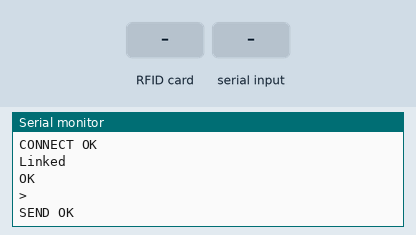
Bench run of a sketch on a simulated ESP32-S3. Shown: the last lines printed to the serial monitor. The test bench sets the inputs (shaded band). The modem accepts every AT command (registered, SIM ready, sends succeed) and sends nothing else.

Above: at 2.5 s.
2.6 s: RFID card 5E 7A 19 C4 held to the reader
At 3.8 s:
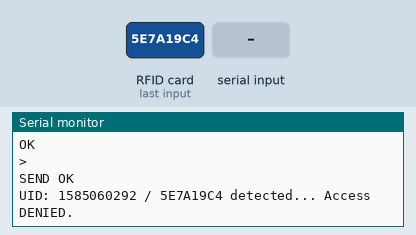
4.1 s: "1\n" received over Serial
At 5.3 s:
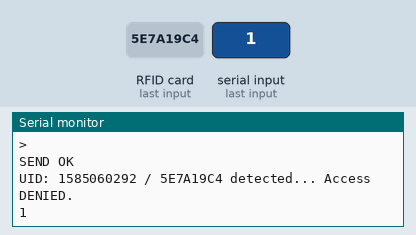
5.6 s: "0\n" received over the second serial link
At 6.3 s:
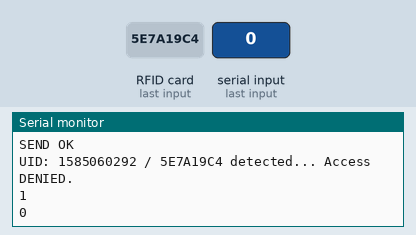
7.1 s: "2\n" received over the second serial link
At 8.5 s:
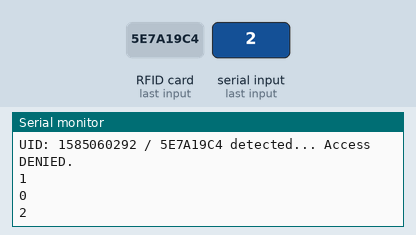
Timing chart, 0 to 9.6 s (numbered marks = the images above; inputs shaded):
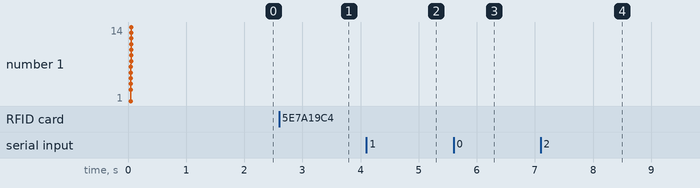

Measured:
- after the input at 2.6 s, the serial monitor: prints a new line at once (image 1)
- after the input at 4.1 s, the serial monitor: prints a new line at once (image 2)
- after the input at 5.6 s, the serial monitor: prints a new line at once (image 3)
- after the input at 7.1 s, the serial monitor: prints a new line at once (image 4)

The sketch:

Lock_0.5.ino
```cpp
///libraries for RFID
#include <SPI.h>
#include <MFRC522.h>
#include <SoftwareSerial.h>
//#include <ArduinoJson.h>

//Defined Pins
  //0 RX
  //1 TX
#define SUCCESS_PIN 2  //2
#define SRX_PIN 3  //3 PWM
#define STX_PIN 4  //4
  //5 PWM
  //6 PWM
  //7
#define LOCK_PIN 8  //8
#define RST_PIN 9 //9 PWM
#define SS_PIN 10  //10 PWM
#define MOSI_PIN 11  //11 PWM
#define MISO_PIN 12  //12
#define SCK_PIN 13 //13
  //A0
  //A1
  //A2
  //A3
  //A4
  //A5


//variables for RFID
const int MAX_UIDS = 15;
unsigned long luids[MAX_UIDS] = {0x80F98C75,0x01020304,0x2CF8F8A5,0x0,0x0,0x0,0x0,0x0,0x0,0x0};

SoftwareSerial ESP(SRX_PIN, STX_PIN);
const byte bufferSize = 128;
byte serialBuffer[bufferSize];
int serialIndex = 0;
byte espBuffer[bufferSize];
int espIndex = 0;
boolean newData = false;
String inputString = "";

boolean receivingEspData = false;
const int commandArraySize = 4;
boolean receivingCommand[commandArraySize] = {false,false,false,false};
int commandIndex[commandArraySize] = {0,0,0,0};
const char commandArray[commandArraySize][10] = {"STARTLOCK", "LOCKEND","XXXX","XXXX"};

//Instantiate MFRC module
MFRC522 mfrc522(SS_PIN, RST_PIN);

void setup() {
  Serial.begin(115200);
  Serial.println("starting...");

  ESP.begin(4800);

  //Initiate RFI
  SPI.begin();
  mfrc522.PCD_Init();
  //Print authorised cards to serial
  Serial.println("Recognised UIDs are...");
  for(int i = 0; i < MAX_UIDS; i++){
    Serial.print(i); Serial.print(": "); Serial.print(luids[i], HEX); Serial.print("\n");
  }
  Serial.println("Swipe card...\n");
  Serial.print("Free RAM: "); Serial.print(freeRam()); Serial.print("B\n");
  delay(500);
  char *cmd = "H001";
  getDataForHouse(cmd);
}

void serialRX(){
  static boolean firstFill = true;
  static boolean writeToESP = false;
  static byte idx = 0;
  byte rb;
  while(Serial.available()>0){
    rb = Serial.read();
    serialBuffer[idx] = rb;
    idx++;
    if(idx == bufferSize-1){
        inputString += (char*)serialBuffer;
        idx = 0;
        memset(serialBuffer, 0, bufferSize);
    }
    if(rb == '\n'){
      inputString += (char*)serialBuffer;
      idx = 0;
      memset(serialBuffer, 0, bufferSize);
      newData = true;
    }
  }
}
void espRX(){
  byte rb;
  String response = "";
  while(ESP.available()>0){
    rb = ESP.read();
    checkEspCommand(rb);
    espBuffer[espIndex] = rb;
    Serial.write(rb);
    ++espIndex;
    //response += rc;
  }

  espIndex = 0;
  char *p;
  p = espBuffer;
  char *tok;

  memset(espBuffer, 0, bufferSize);
}

void checkEspCommand(char c){
    for(int i = 0; i < commandArraySize; i++){
      if(commandArray[i][commandIndex[i]] == c){
        ++commandIndex[i];
        if(commandIndex[i] == commandArraySize){
          Serial.println("^^^^^^^^^^^^^^");
          Serial.print("Received Command: ");
          Serial.println(commandArray[i]);
          Serial.println("^^^^^^^^^^^^^^");
          commandIndex[i] = 0;
        }
      } else {
        commandIndex[i] = 0;
      }
  }
}

void handleNewData(){
  String fetch = "fetch:";
  String esp = "esp>>";
  String house_id = "house_id:";
  if(newData){
    if(inputString.indexOf(fetch) == 0){
      requestHouses();
    } else if(inputString.indexOf(house_id)==0){
      String cmd = inputString.substring(house_id.length(),inputString.length());
      Serial.println(cmd);
      getDataForHouse(cmd);
    } else if(inputString.indexOf(esp)==0){
      String cmd = inputString.substring(esp.length(),inputString.length());
      ESP.print(cmd);
    } else {
      Serial.println(inputString);
    }
  }
  newData = false;
  inputString = "";
}

void loop() {
    serialRX();
    handleNewData();
    espRX();

  //Check if new card found, return if not
  if( ! mfrc522.PICC_IsNewCardPresent()){
    return;
  }
  if( ! mfrc522.PICC_ReadCardSerial()){
    return;
  }
  String content = "";
  byte letter;
  for(byte i = 0; i < mfrc522.uid.size; i++){
     content.concat(String(mfrc522.uid.uidByte[i] < 0x10 ? "0" : ""));
     content.concat(String(mfrc522.uid.uidByte[i], HEX));
  }
  Serial.println();
  char b[10];
  for(int i = 0; i < content.length(); i++){
    b[i] = content[i];
  }
  unsigned long uid = strtoul(b,0,16);
  bool uidRecognised = findUidInArray(uid);
  accessGranted(uidRecognised);
}

void accessGranted(bool granted){
  if(granted){
    Serial.print(" Access GRANTED. ");
    digitalWrite(LOCK_PIN, HIGH);
    Serial.print("Door UNLOCKED...");
    digitalWrite(SUCCESS_PIN,HIGH);
    delay(50);
    digitalWrite(SUCCESS_PIN,LOW);
    delay(50);
    digitalWrite(SUCCESS_PIN,HIGH);
    delay(50);
    digitalWrite(SUCCESS_PIN,LOW);
    delay(1000);
    Serial.print(".");
    delay(1000);
    Serial.print(".");
    delay(1000);
    Serial.print(".");
    delay(1000);
    Serial.print(".");
    delay(1000);
    digitalWrite(SUCCESS_PIN,HIGH);
    delay(100);
    digitalWrite(SUCCESS_PIN,LOW);
    digitalWrite(LOCK_PIN, LOW);
    Serial.print(" Door LOCKED.\n\n");
  Serial.print("Free RAM: "); Serial.print(freeRam()); Serial.print("B\n");

  } else {

    Serial.print(" Access DENIED.\n");
    digitalWrite(SUCCESS_PIN,HIGH);
    delay(100);
    digitalWrite(SUCCESS_PIN,LOW);
    delay(50);
    digitalWrite(SUCCESS_PIN,HIGH);
    delay(100);
    digitalWrite(SUCCESS_PIN,LOW);
    delay(50);
    digitalWrite(SUCCESS_PIN,HIGH);
    delay(200);
    digitalWrite(SUCCESS_PIN,LOW);
    Serial.println();
  }
}

bool findUidInArray(unsigned long uid){
  Serial.print("UID: "); Serial.print(uid);Serial.print(" / ");Serial.print(uid,HEX); Serial.print(" detected...");
  for(int i = 0; i < MAX_UIDS; i++){
    if(luids[i] == uid)
      return true;
  }
  return false;
}

void requestHouses(){
  ESP.write("AT+CIPMUX=1\r\n");
  delay(100);
  ESP.write("AT+CIPSTART=1,\"TCP\",\"lockserver.herokuapp.com\",80\r\n");
  delay(100);
  ESP.write("AT+CIPSEND=1,75\r\n");
  delay(10);
  ESP.write("GET /houses HTTP/1.1\r\nHost: lockserver.herokuapp.com\r\nConnection: close\r\n\r\n");;
}

void getDataForHouse(String house_id){
  String cipmux = "AT+CIPMUX=1\r\n";
  String cipstart = "AT+CIPSTART=1,\"TCP\",\"lockserver.herokuapp.com\",80\r\n";
  String content = "house_id="+house_id;
  String contentLength = "Content-Length: ";
          contentLength += content.length();
          contentLength += "\r\n\r\n";
  String headers = "POST /iot/v1 HTTP/1.1\r\n";
          headers += "Host: lockserver.herokuapp.com\r\n";
          headers += "Connection: close\r\n";
          headers += "Content-Type: application/x-www-form-urlencoded; charset=utf-8\r\n";
  String cipsend = "AT+CIPSEND=1,";
        cipsend+=(headers.length()+contentLength.length()+content.length());
        cipsend+="\r\n";

  ESP.print(cipmux);
  delay(200);
  ESP.print(cipstart);
  delay(200);
  ESP.print(cipsend);
  delay(200);
  ESP.print(headers);
  ESP.print(contentLength);
  ESP.print(content);
}


void removeChar(char *str, char ch){
  Serial.println(str);
  char *p, *i;
  p = str;
  i = str;
  while(*p){
    if(*p == ch){
      ++p;
    } else{
      *i = *p;
      ++i;
      ++p;
    }
  }
  *i = '\0';
}

int freeRam () {
  extern int __heap_start, *__brkval;
  int v;
  return (int) &v - (__brkval == 0 ? (int) &__heap_start : (int) __brkval);
}
```
